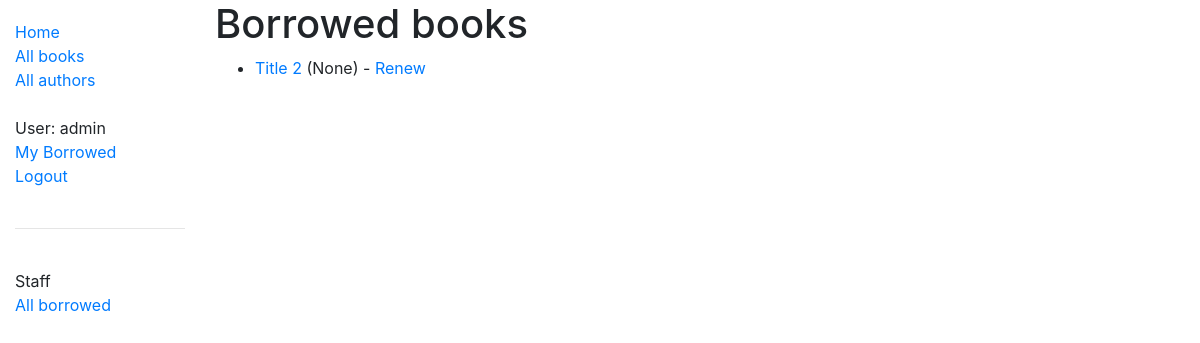
/catalog/loanedbooks/ (signed in), run on an earlier commit of the app's database.
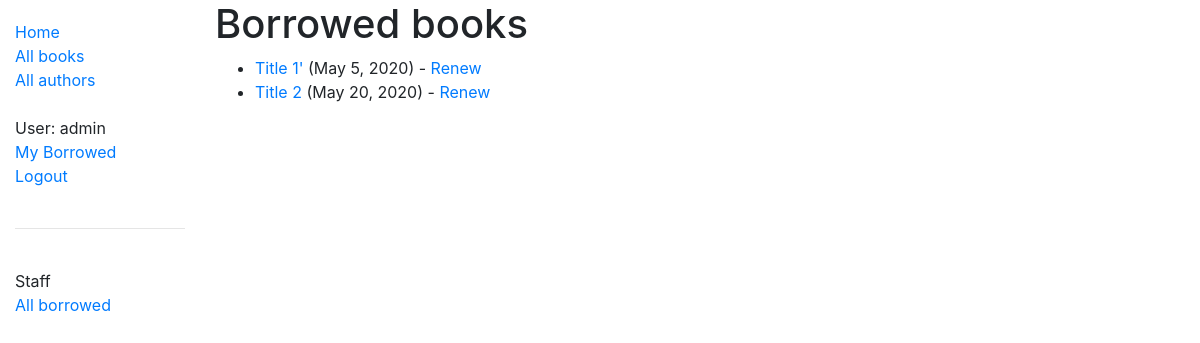
And on a later commit of the database.
### catalog/models.py (models this page shows, shortened)
class BookInstance(models.Model):
    id = models.UUIDField(
        primary_key=True,
        default=uuid.uuid4,
        help_text="Unique ID for this particular book across whole library",
    )
    book = models.ForeignKey("Book", on_delete=models.SET_NULL, null=True)
    imprint = models.CharField(max_length=200)
    due_back = models.DateField(null=True, blank=True)
    LOAN_STATUS = (
        ("m", "Maintenance"),
        ("o", "On loan"),
        ("a", "Available"),
        ("r", "Reserved"),
    )
    status = models.CharField(
        max_length=1,
        choices=LOAN_STATUS,
        blank=True,
        default="m",
        help_text="Book availability",
    )
    borrower = models.ForeignKey(User, on_delete=models.SET_NULL, null=True, blank=True)
    @property
    def is_overdue(self):
        if self.due_back and date.today() > self.due_back:
            return True
        return False
    class Meta:
        ordering = ["due_back"]
        permissions = (("can_mark_returned", "Set book as returned"),)

class Book(models.Model):
    title = models.CharField(max_length=200)
    author = models.ForeignKey("Author", on_delete=models.SET_NULL, null=True)
    summary = models.TextField(
        max_length=1000, help_text="Enter a brief description of the book"
    )
    isbn = models.CharField(
        "ISBN",
        max_length=13,
        help_text='13 Character <a href="https://www.isbn-international.org/content/what-isbn">ISBN number</a>',
    )
    genre = models.ManyToManyField(Genre, help_text="Select a genre for this book")
    def display_genre(self):
        """Create a string for the Genre. This is required to display genre in Admin."""
        return ", ".join(genre.name for genre in self.genre.all()[:3])
    display_genre.short_description = "Genre"

### catalog/views.py (the view)
# urls.py: path('loanedbooks/', views.AllLoanedBooksListView.as_view(), name='all-borrowed'),
class AllLoanedBooksListView(
    LoginRequiredMixin, PermissionRequiredMixin, generic.ListView
):
    model = BookInstance
    template_name = "catalog/bookinstance_list_borrowed_user.html"
    paginate_by = 10
    permission_required = "catalog.can_mark_returned"
    def get_queryset(self):
        return BookInstance.objects.filter(status__exact="o").order_by("due_back")

### catalog/templates/catalog/bookinstance_list_borrowed_user.html
{% extends "base_generic.html" %}
{% block content %}
<h1>Borrowed books</h1>
{% if bookinstance_list %}
<ul>
  {% for bookinst in bookinstance_list %}
  <li class="{% if bookinst.is_overdue %}text-danger{% endif %}">
    <a href="{% url 'book-detail' bookinst.book.pk %}">{{bookinst.book.title}}</a> ({{ bookinst.due_back }})
    {% if perms.catalog.can_mark_returned %}- <a href="{% url 'renew-book-librarian' bookinst.id %}">Renew</a>  {% endif %}
  </li>
  {% endfor %}
</ul>
{% else %}
<p>There are no books borrowed.</p>
{% endif %}
{% endblock %}

What changed in the data, as far as the page shows it:
now on this page (row edited): BookInstance: book "Title 1'", due_back "May 5, 2020"
changed BookInstance "Title 2": due_back "None" → "May 20, 2020"
